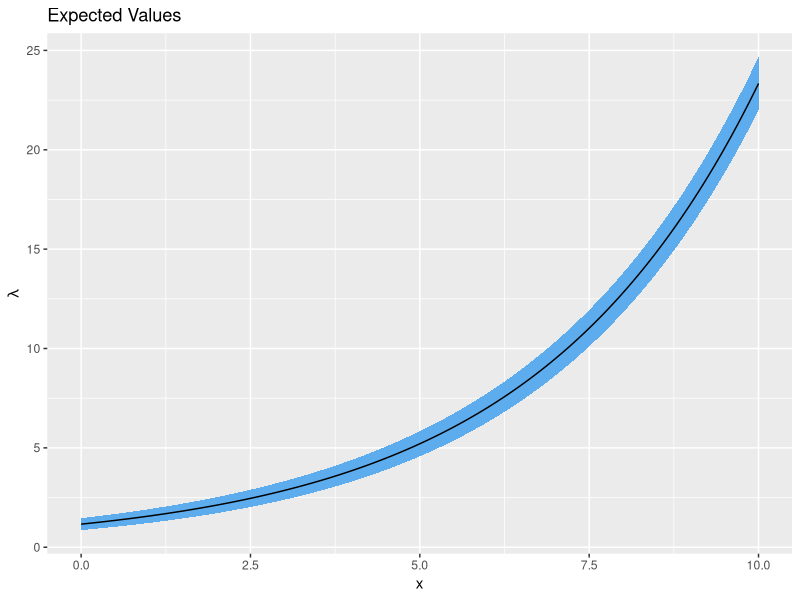
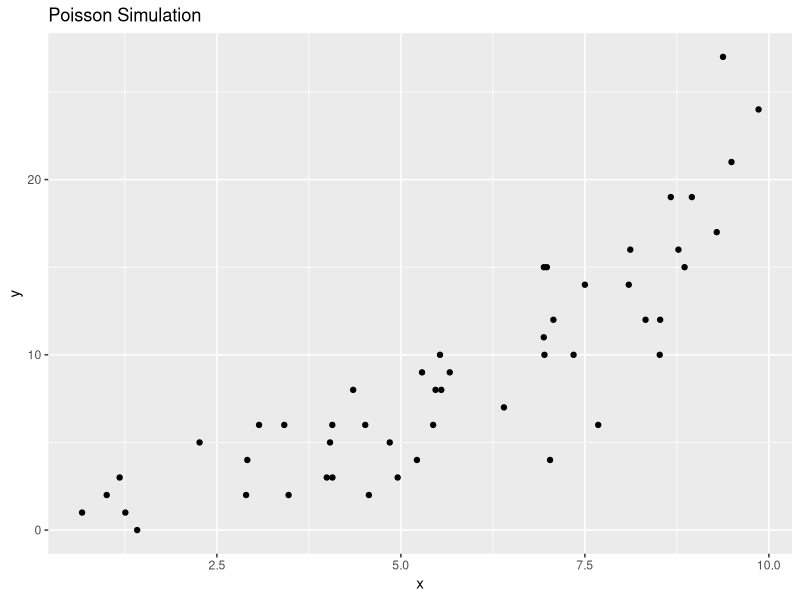
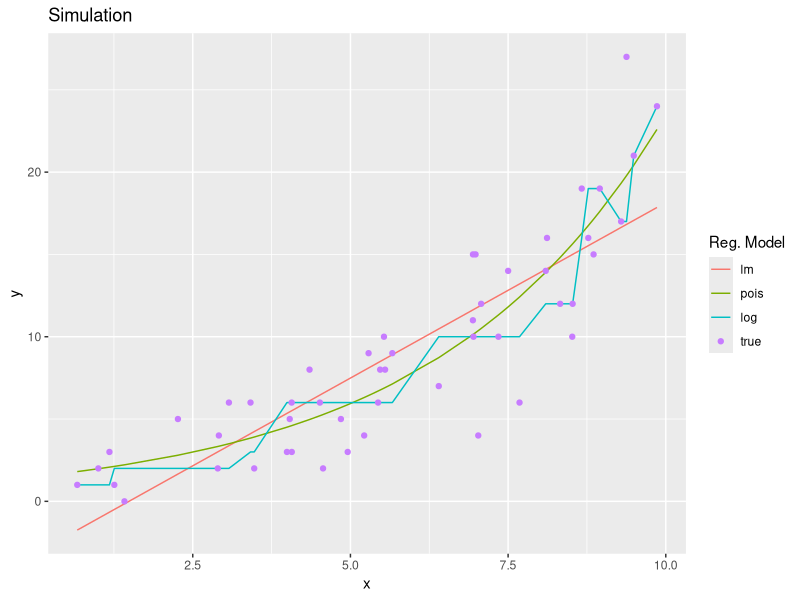
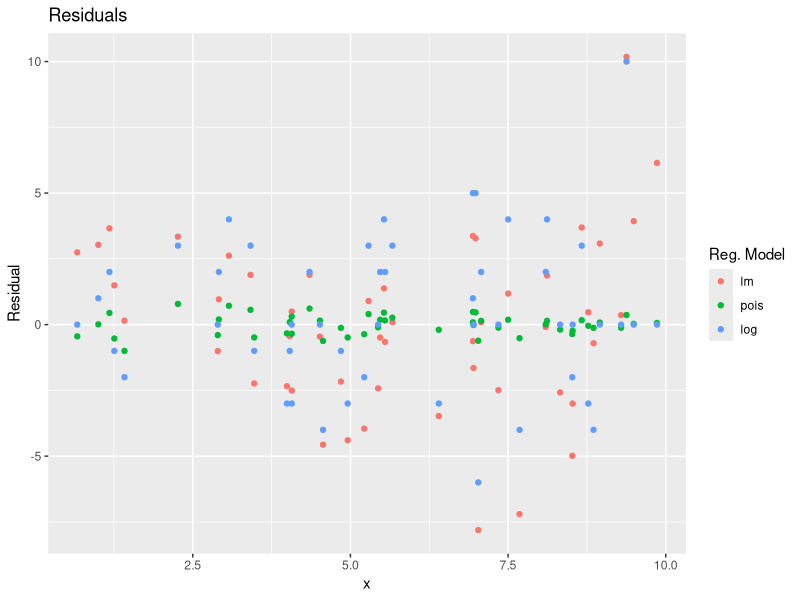
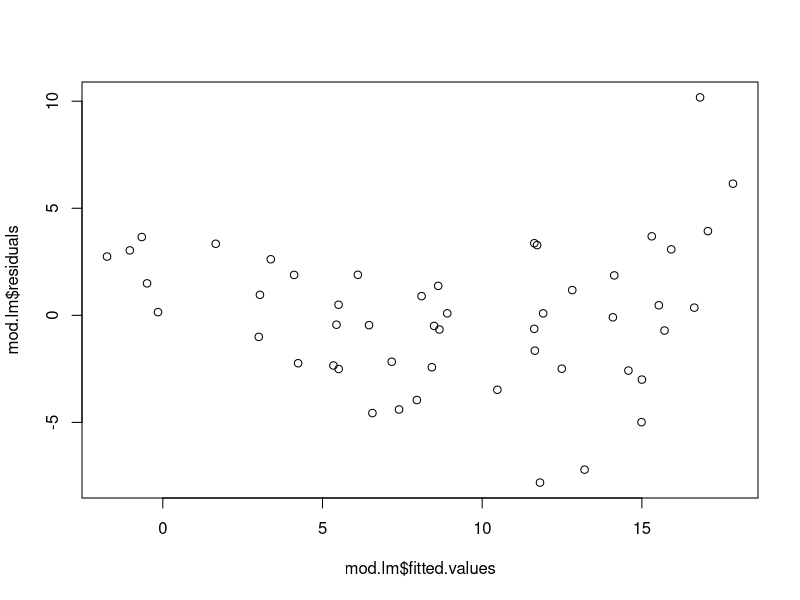
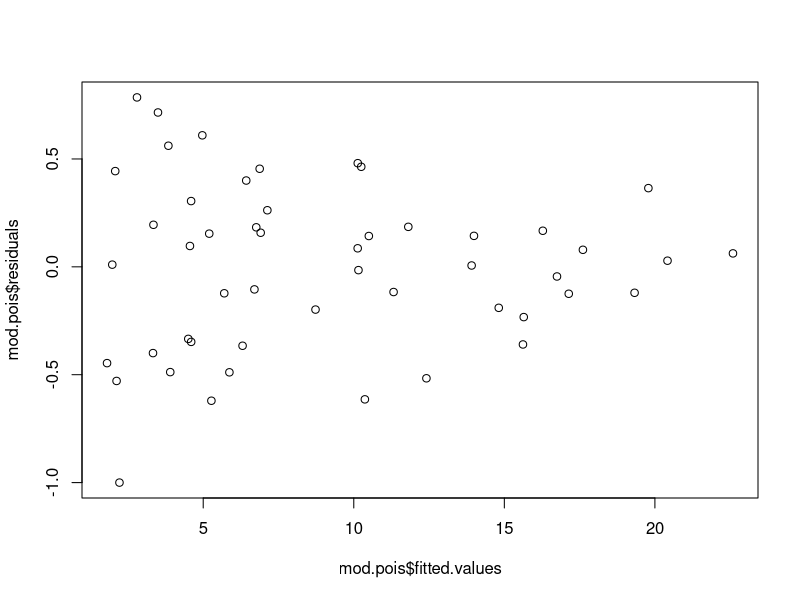
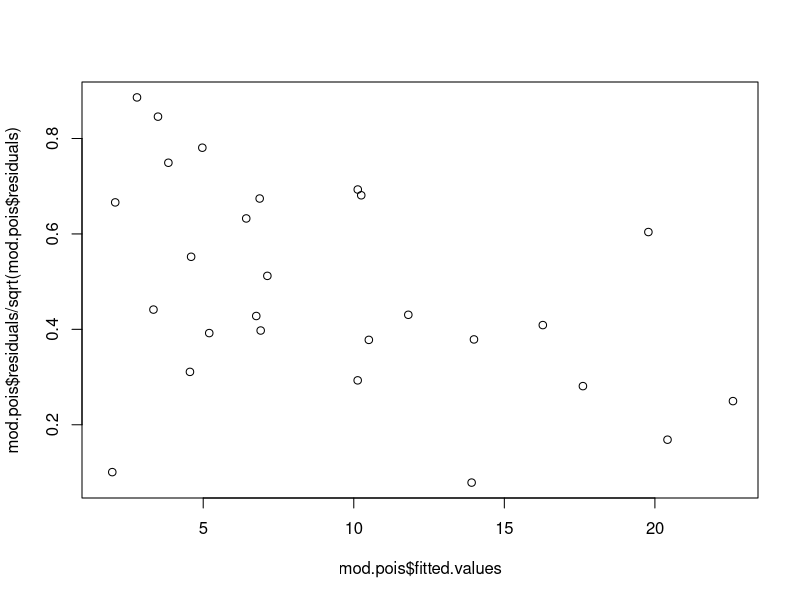
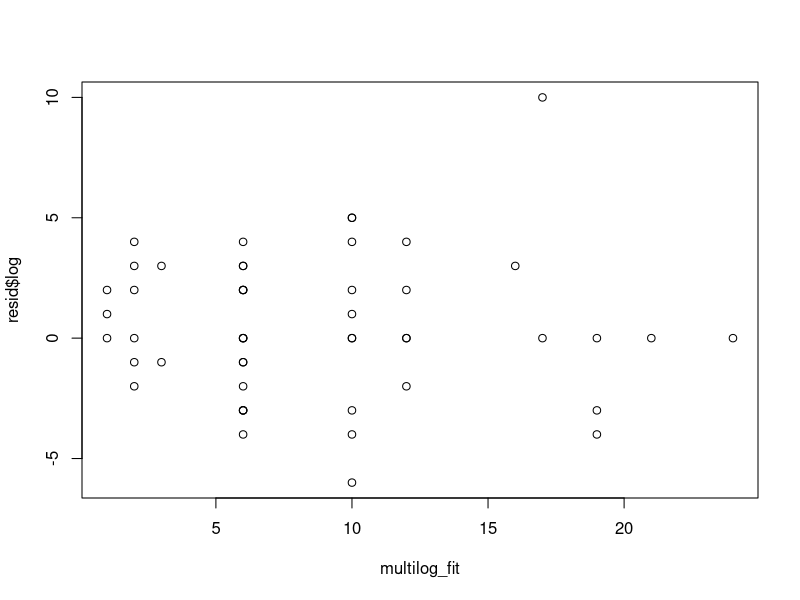

The R source for these figures, in order:
## ---- chunk 1
knitr::opts_chunk$set(echo = TRUE)
library(ggplot2)
## ---- chunk 2

set.seed(1999)

# set parameters
n <- 50
b0 <- 0.15
b1 <- 0.3

xs <- seq(0, 10, 0.05)
lam <- exp(b0 + b1*xs)
upperCI <- lam + 1.96*sqrt(lam/n)
lowerCI <- lam - 1.96*sqrt(lam/n)

probs <- data.frame(
  x = xs,
  lam = lam,
  upperCI = upperCI,
  lowerCI = lowerCI
)

# random sample
x <- runif(n, min = 0, max = 10)
lam = exp(b0 + b1*x)
#plot(x, lam)

y = c()
for (i in 1:n)
  y[i] <- rpois(1, lam[i])

#plot(x, y)
smpl <- data.frame(x, y)

ggplot(data = probs, 
  aes(x = x, y = lam)) + 
  geom_ribbon(aes(ymin = lam - 1.96*sqrt(lam/n),
                  ymax = lam + 1.96*sqrt(lam/n)),
              fill = "steelblue2") +
  geom_line() +
  labs(title="Expected Values", x="x", y=expression(lambda))

ggplot(data = smpl, 
  aes(x = x, y = y)) + 
  geom_point() +
  labs(title="Poisson Simulation", x="x", y="y")
## ---- chunk 3
mod.pois <- glm(
  y ~ x, 
  data = smpl,
  family = poisson
)
summary(mod.pois)
## ---- chunk 4
mod.lm <- lm(
  y ~ x, 
  data = smpl,
)
summary(mod.lm)
## ---- chunk 5
mod.multilog <- nnet::multinom(
  y ~ x, 
  data = smpl)
summary(mod.multilog)

#summ$coefficients
#summ$fitted.values
#predict(multino_fit, newdata = smpl$x, type = "probs")[,1]
multilog_fit <- predict(mod.multilog, newdata = smpl$x, type = "class")
multilog_fit <- as.numeric(levels(multilog_fit))[multilog_fit]
## ---- chunk 6
library(reshape2)

data <- data.frame(x, true = y,
                   lm = mod.lm$fitted.values, 
                   pois = mod.pois$fitted.values,
                   log = multilog_fit)

# melt data frame into long format
mdata <- melt(data, id.vars = 'x', variable.name = "model")

ggplot(data = subset(mdata, model != "true"), 
  aes(x = x, y = value, color = model)) + 
  geom_line() +
  geom_point(data = subset(mdata, model == "true")) +
  labs(title="Simulation", x="x", y="y") +
  scale_color_discrete(name="Reg. Model")
## ---- chunk 7
resid <- data.frame(x = x,
                    lm = mod.lm$residuals, 
                    pois = mod.pois$residuals,
                    log = y - multilog_fit)

mres <- melt(resid, id.vars = 'x', variable.name = "model")

ggplot(data = mres,
  aes(x = x, y = value, color = model)) + 
  geom_point() +
  labs(title="Residuals", x="x", y="Residual") +
  scale_color_discrete(name="Reg. Model")

plot(mod.lm$fitted.values, mod.lm$residuals)
plot(mod.pois$fitted.values, mod.pois$residuals)
plot(mod.pois$fitted.values, mod.pois$residuals/sqrt(mod.pois$residuals))
plot(multilog_fit, resid$log)
## ---- chunk 8

# set parameters
n <- 1000

# random sample
beta <- matrix(c(log(2), 0.5, 0.2, 1, -0.3), ncol=5)
#beta <- matrix(c(5, -0.5, 0.2, log(2), -0.3), ncol=5)

x1 <- rnorm(n)
x2 <- rbinom(n, 1, 0.5)
x3 <- rnorm(n, mean = 2*x1 + 0.5*x2)
x4 <- rnorm(n, sd = 2)

#x1 <- rnorm(n, sd = 3)
#x2 <- rnorm(n, sd = 3)
#x3 <- rnorm(n, sd = 3)
#x4 <- rnorm(n, sd = 3)

X <- matrix(c(rep(1,n),x1, x2, x3, x4), ncol = 5)
lam <- exp(beta %*% t(X) + rnorm(n, sd=0.1))

y <- rpois(n, lam)
smpl <- data.frame(X, y)

train <- sample(1:n, n/2)
y.test <- smpl[-train , "y"]
## ---- chunk 9
# fit Poisson regression
mod.pois <- glm(
  y ~ .-X1, 
  data = smpl,
  family = poisson,
  subset = train,
)
summary(mod.pois)

# fitted values only go to 5 for first beta, some fitted values are negative
# nevermind^^^
# forgot to include repsonse type in prediction
# for second beta, "too many weights" for multilog model 

plot(mod.pois$fitted.values, mod.pois$residuals)

# predict on testing data
yhat.pois <- predict(mod.pois, newdata = smpl[-train, ], type = "response")
pois.MSE <- mean((yhat.pois - y.test)^2)
pois.MSE

plot(yhat.pois, y.test)
abline(0, 1)

mod.pois$coefficients
## ---- chunk 10
mod.lm <- lm(
  y ~ .-X1,
  data = smpl,
  subset = train
)
summary(mod.lm)

plot(mod.lm$fitted.values, mod.lm$residuals)

# predict on testing data
yhat.lm <- predict(mod.lm, newdata = smpl[-train, ])
lm.MSE <- mean((yhat.lm - y.test)^2)
lm.MSE

plot(yhat.lm, y.test)
abline(0, 1)
## ---- chunk 11
mod.multilog <- nnet::multinom(
  y ~ .-X1,
  data = smpl,
  subset = train)
#summary(mod.multilog)

#multilog_fit <- predict(mod.multilog, newdata = smpl[-1, -6], type = "class")
#multilog_fit <- as.numeric(levels(multilog_fit))[multilog_fit]

plot(mod.multilog$fitted.values, mod.multilog$residuals)

# predict on testing data
#yhat.log <- predict(mod.multilog, newdata = smpl[-train, ])
yhat.log <- predict(mod.multilog, newdata = smpl[-train,], type = "class")
yhat.log <- as.numeric(levels(yhat.log))[yhat.log]

log.MSE <- mean((yhat.log - y.test)^2)
log.MSE

plot(yhat.log, y.test)
abline(0, 1)
## ---- chunk 12


